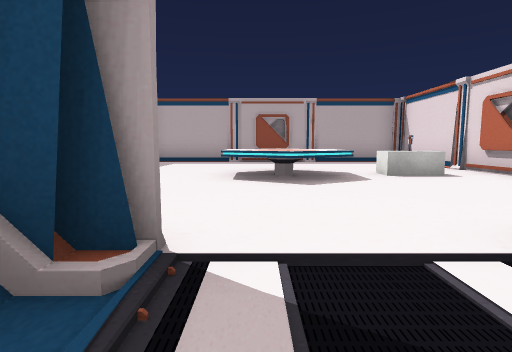
view 1 (above)

21 first-person views from a walk through a scene from a Unity 3-D project. The camera is 1.2 m above the floor, tilts 6° down and sees 80° across. The floor is counted in squares, 2 m on a side. Each view is taken from the middle of a square. On the plan, view 1 faces up. The plan holds only what a view shows up to about 9 squares ahead; the rest is blank. The player character is not drawn. Some surface patterns are stand-ins.

view 2
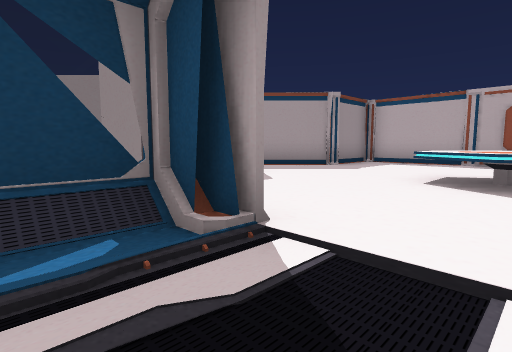

view 3
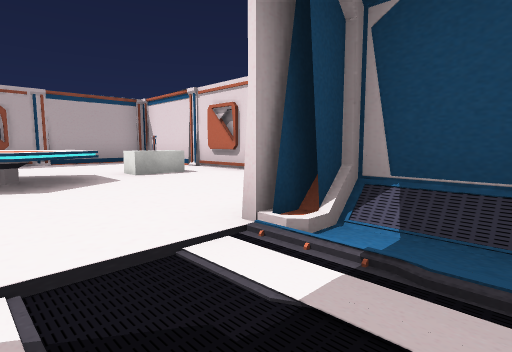

view 4
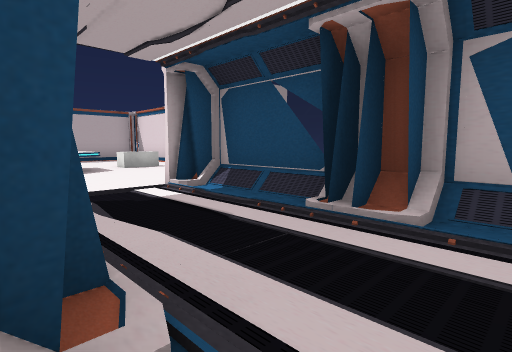

view 5
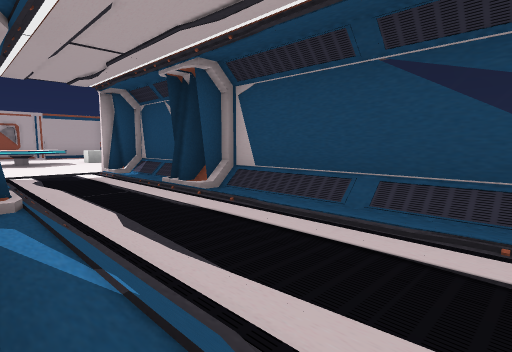

view 6
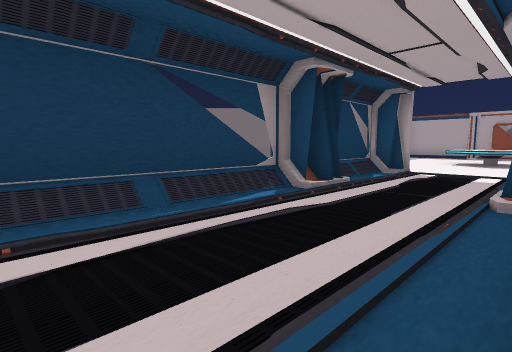

view 7
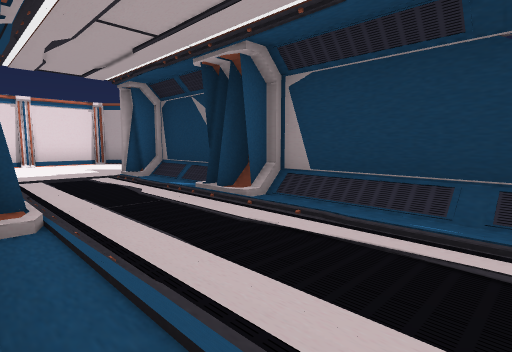

view 8
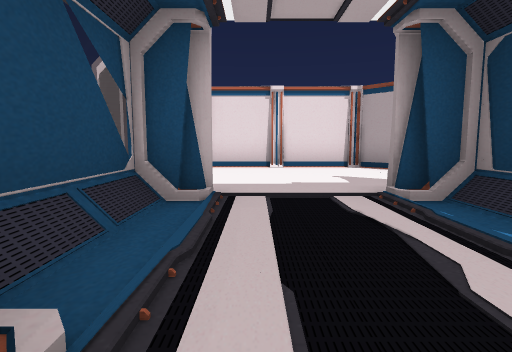

view 9
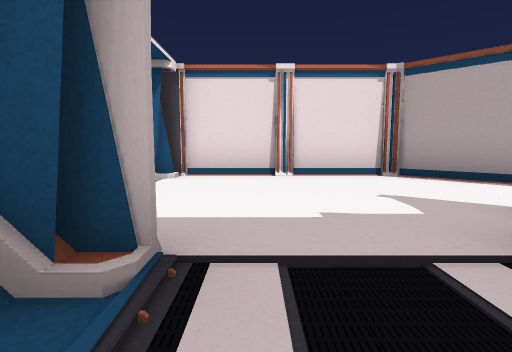

view 10
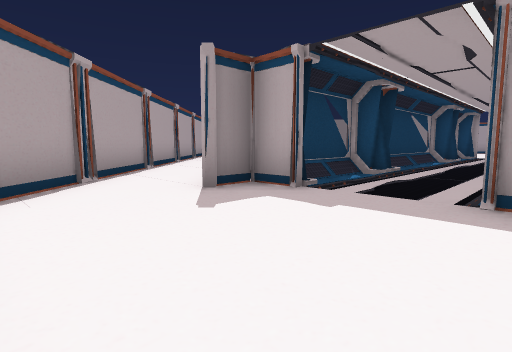

view 11
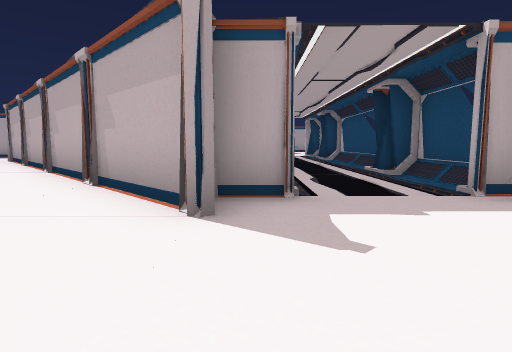

view 12
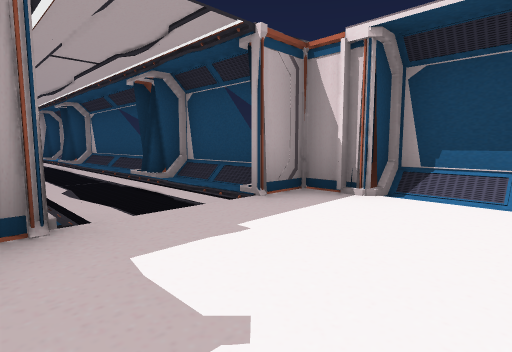

view 13
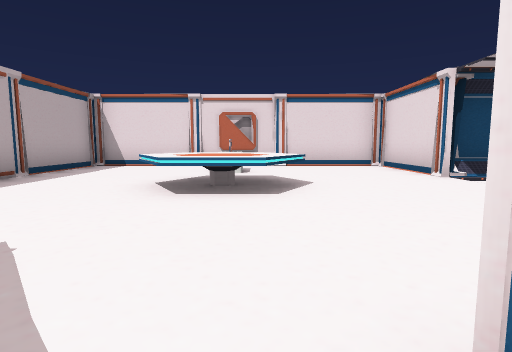

view 14
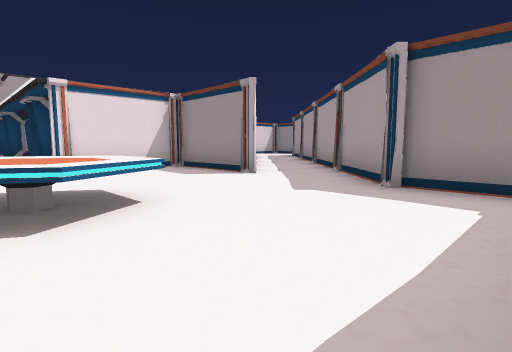

view 15
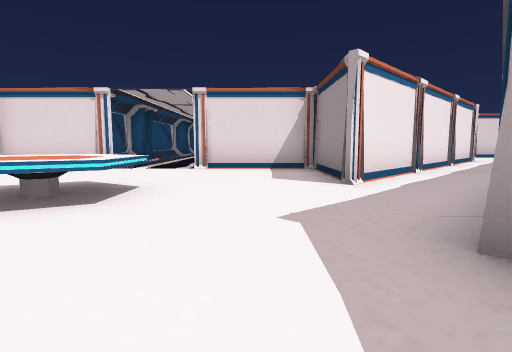

view 16
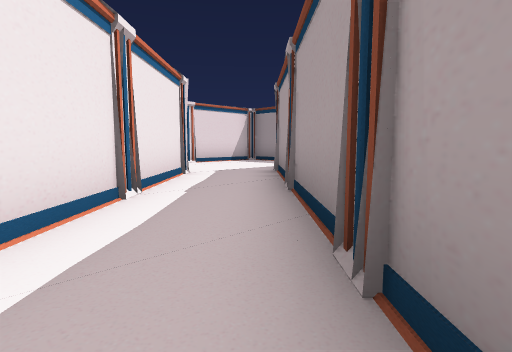

view 17
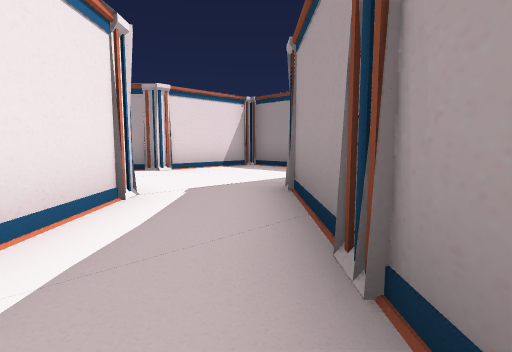

view 18
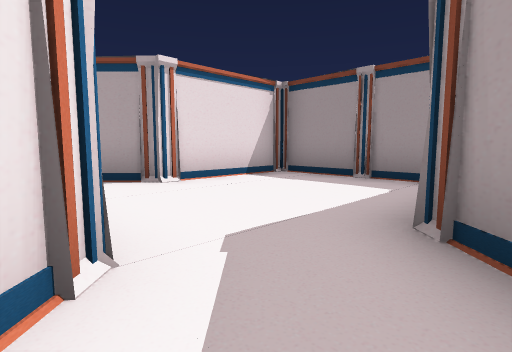

view 19
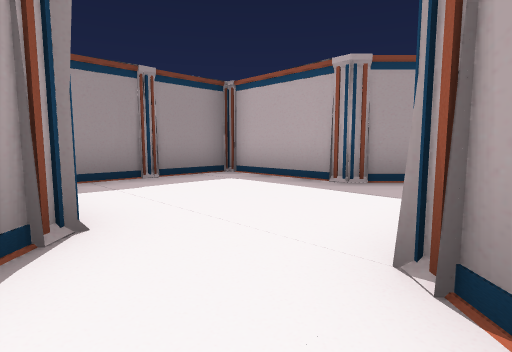

view 20
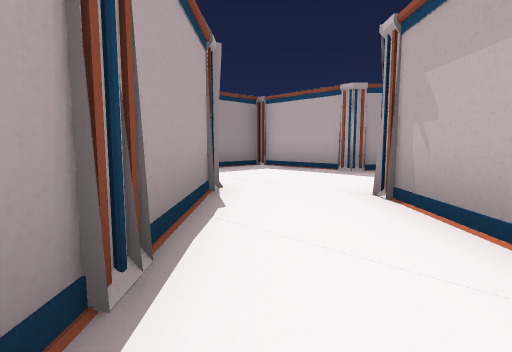

view 21
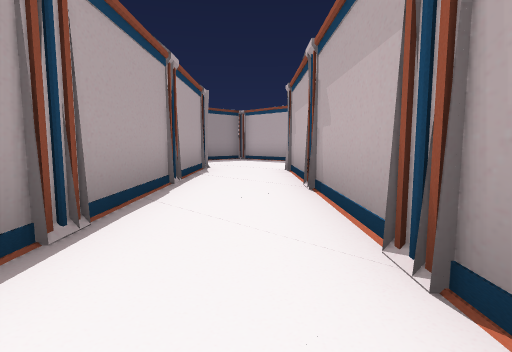

### Floor plan
Key: @ floor where view 1 was taken; # wall or solid block; . floor; / step, stairs or slope; = window, fence, low wall or low ledge; T table; L lever.
Columns run from 15 left of view 1 to 5 right of it. Each row starts with its distance up from view 1.
 10              ########
  9            #........#
  8            #........#
  7           ##........#
  6          ##....TT.L.#
  5         ##.....TT...#
  4        ##..#........#
  3       ##..##........#
  2      ##..###........#
  1     ##..## ####..####
  0 #####..##    #/@./#
 -1 #.....##      /../#
 -2 #.....#      ##..##
 -3 #.....#      #/../#
 -4 #.....##     #/../#
 -5 #####..##    #/../#
 -6     ##..##   #/../#
 -7      ##..##  ##..##
 -8       ##..## #/../#
 -9        ##..###/../#
-10         ##..##/..=#
-11          ##..##...#
-12           ##......#
-13            ##.....=
-14             ##....#
-15              ######

Where each view was taken, in squares from view 1:
view 1: 0 up, 0 right, facing up
view 2: 0 up, 1 right, facing up-left
view 3: 0 up, 0 right, facing up-right
view 4: 3 down, 1 left, facing up-right
view 5: 6 down, 1 left, facing up-right
view 6: 6 down, 2 right, facing up-left
view 7: 4 down, 2 right, facing down-left
view 8: 7 down, 1 right, facing down
view 9: 9 down, 1 right, facing down
view 10: 14 down, 2 right, facing up-left
view 11: 14 down, 1 left, facing up
view 12: 13 down, 1 left, facing up-right
view 13: 5 up, 4 left, facing right
view 14: 9 up, 1 right, facing down-left
view 15: 9 up, 2 left, facing down
view 16: 4 up, 6 left, facing down-left
view 17: 2 up, 8 left, facing down-left
view 18: 0 up, 9 left, facing down-left
view 19: 5 down, 9 left, facing up-left
view 20: 7 down, 8 left, facing up-left
view 21: 9 down, 5 left, facing up-left
